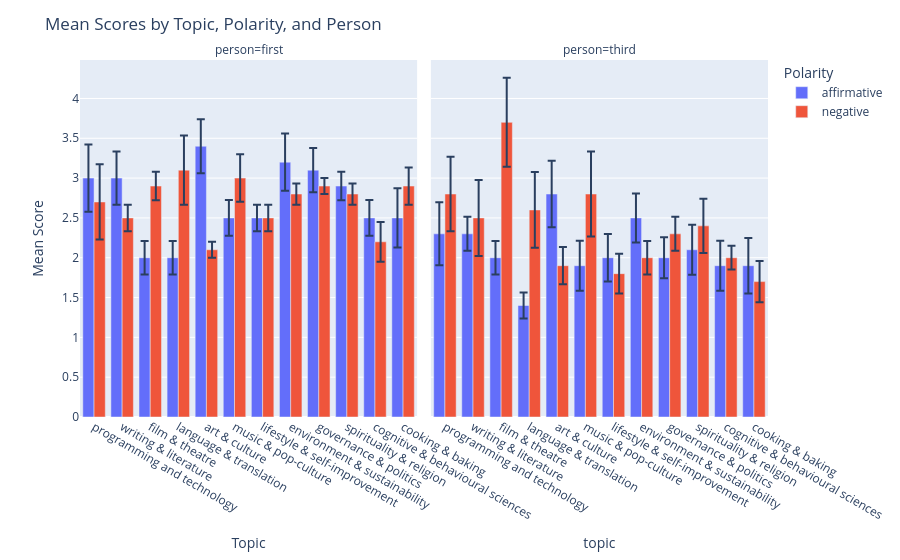

The notebook cell saved with this chart:
### Code cell
df = pd.read_csv("results/complete_results.csv")

fig = px.bar(df, x="topic", y="mean", color="polarity", barmode="group", error_y="stderr", facet_col="person")
fig.update_layout(title="Mean Scores by Topic, Polarity, and Person", xaxis_title="Topic", yaxis_title="Mean Score", legend_title="Polarity")
fig.show()

### Figure 1 — Plotly figure (JSON) as saved in the notebook; plotly's stock layout.template omitted (floating-point values rounded to 4 significant figures)
{"data": [{"alignmentgroup": "True", "error_y": {"array": [0.4216, 0.3333, 0.2108, 0.2108, 0.3399, 0.2236, 0.1667, 0.359, 0.2769, 0.1795, 0.2236, 0.3727]}, "hovertemplate": "polarity=affirmative<br>person=first<br>topic=%{x}<br>mean=%{y}<extra></extra>", "legendgroup": "affirmative", "marker": {"color": "#636efa", "pattern": {"shape": ""}}, "name": "affirmative", "offsetgroup": "affirmative", "orientation": "v", "showlegend": true, "textposition": "auto", "type": "bar", "x": ["programming and technology", "writing & literature", "film & theatre", "language & translation", "art & culture", "music & pop-culture", "lifestyle & self-improvement", "environment & sustainability", "governance & politics", "spirituality & religion", "cognitive & behavioural sciences", "cooking & baking"], "xaxis": "x", "y": [3.0, 3.0, 2.0, 2.0, 3.4, 2.5, 2.5, 3.2, 3.1, 2.9, 2.5, 2.5], "yaxis": "y"}, {"alignmentgroup": "True", "error_y": {"array": [0.3958, 0.2134, 0.2108, 0.1633, 0.4163, 0.3145, 0.2981, 0.3073, 0.2582, 0.3145, 0.3145, 0.348]}, "hovertemplate": "polarity=affirmative<br>person=third<br>topic=%{x}<br>mean=%{y}<extra></extra>", "legendgroup": "affirmative", "marker": {"color": "#636efa", "pattern": {"shape": ""}}, "name": "affirmative", "offsetgroup": "affirmative", "orientation": "v", "showlegend": false, "textposition": "auto", "type": "bar", "x": ["programming and technology", "writing & literature", "film & theatre", "language & translation", "art & culture", "music & pop-culture", "lifestyle & self-improvement", "environment & sustainability", "governance & politics", "spirituality & religion", "cognitive & behavioural sciences", "cooking & baking"], "xaxis": "x2", "y": [2.3, 2.3, 2.0, 1.4, 2.8, 1.9, 2.0, 2.5, 2.0, 2.1, 1.9, 1.9], "yaxis": "y2"}, {"alignmentgroup": "True", "error_y": {"array": [0.4726, 0.1667, 0.1795, 0.4333, 0.1, 0.2981, 0.1667, 0.1333, 0.1, 0.1333, 0.2494, 0.2333]}, "hovertemplate": "polarity=negative<br>person=first<br>topic=%{x}<br>mean=%{y}<extra></extra>", "legendgroup": "negative", "marker": {"color": "#EF553B", "pattern": {"shape": ""}}, "name": "negative", "offsetgroup": "negative", "orientation": "v", "showlegend": true, "textposition": "auto", "type": "bar", "x": ["programming and technology", "writing & literature", "film & theatre", "language & translation", "art & culture", "music & pop-culture", "lifestyle & self-improvement", "environment & sustainability", "governance & politics", "spirituality & religion", "cognitive & behavioural sciences", "cooking & baking"], "xaxis": "x", "y": [2.7, 2.5, 2.9, 3.1, 2.1, 3.0, 2.5, 2.8, 2.9, 2.8, 2.2, 2.9], "yaxis": "y"}, {"alignmentgroup": "True", "error_y": {"array": [0.4667, 0.4773, 0.5588, 0.4761, 0.2333, 0.5333, 0.2494, 0.2108, 0.2134, 0.3399, 0.1491, 0.2603]}, "hovertemplate": "polarity=negative<br>person=third<br>topic=%{x}<br>mean=%{y}<extra></extra>", "legendgroup": "negative", "marker": {"color": "#EF553B", "pattern": {"shape": ""}}, "name": "negative", "offsetgroup": "negative", "orientation": "v", "showlegend": false, "textposition": "auto", "type": "bar", "x": ["programming and technology", "writing & literature", "film & theatre", "language & translation", "art & culture", "music & pop-culture", "lifestyle & self-improvement", "environment & sustainability", "governance & politics", "spirituality & religion", "cognitive & behavioural sciences", "cooking & baking"], "xaxis": "x2", "y": [2.8, 2.5, 3.7, 2.6, 1.9, 2.8, 1.8, 2.0, 2.3, 2.4, 2.0, 1.7], "yaxis": "y2"}], "layout": {"annotations": [{"font": {}, "showarrow": false, "text": "person=first", "x": 0.245, "xanchor": "center", "xref": "paper", "y": 1, "yanchor": "bottom", "yref": "paper"}, {"font": {}, "showarrow": false, "text": "person=third", "x": 0.755, "xanchor": "center", "xref": "paper", "y": 1, "yanchor": "bottom", "yref": "paper"}], "barmode": "group", "legend": {"title": {"text": "Polarity"}, "tracegroupgap": 0}, "margin": {"t": 60}, "title": {"text": "Mean Scores by Topic, Polarity, and Person"}, "xaxis": {"anchor": "y", "domain": [0, 0.49], "title": {"text": "Topic"}}, "xaxis2": {"anchor": "y2", "domain": [0.51, 1], "matches": "x", "title": {"text": "topic"}}, "yaxis": {"anchor": "x", "domain": [0, 1], "title": {"text": "Mean Score"}}, "yaxis2": {"anchor": "x2", "domain": [0, 1], "matches": "y", "showticklabels": false}}}
